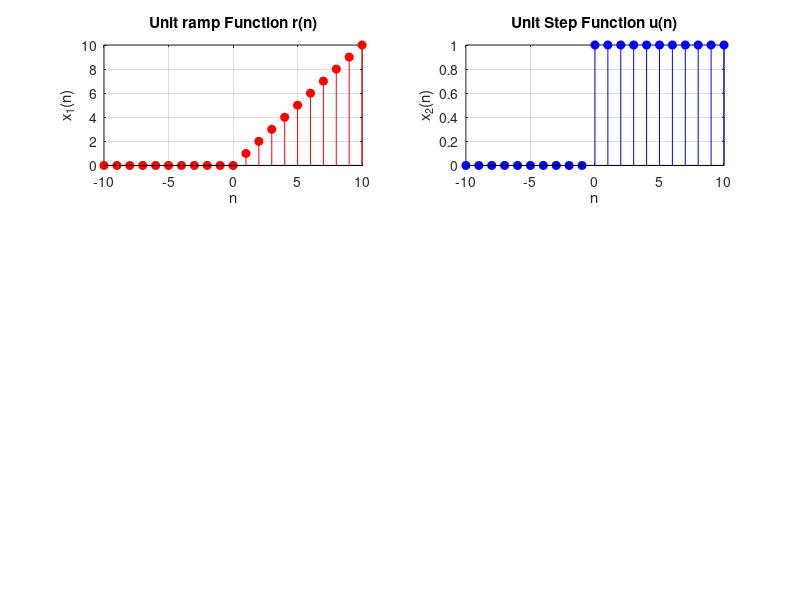

Source code (MATLAB): (Note: this script raises an error after producing the figure.)
clear all; close all; clc;
% Define time index
n = -10:10;
N = length(n);
omega = linspace(-pi, pi, 100);
% Define two signals for linearity proof:
% Define unit ramp function r(n)
x1 = zeros(1, N);
for ii = 1:N
 if (n(ii) >= 0)
 x1(ii) = n(ii);
 else
 x1(ii) = 0;
 end
end
% Define unit step function u(n)
x2 = zeros(1, N);
for ii = 1:N
 if (n(ii) >= 0)
 x2(ii) = 1;
 else
 x2(ii) = 0;
 end
end
% Plot x1(n) and x2(n)
figure;
subplot(3,2,1);
stem(n, x1, 'r', 'filled'); grid on;
xlabel('n'); ylabel('x_1(n)');
title('Unit ramp Function r(n)');
subplot(3,2,2);
stem(n, x2, 'b', 'filled'); grid on;
xlabel('n'); ylabel('x_2(n)');
title('Unit Step Function u(n)');
% Define scaling factors
a = 2; b = 3;
% Compute DFT of x1(n) and x2(n)
X1 = Compute_DFT(x1, N);
X2 = Compute_DFT(x2, N);
% Compute DFT of y(n) = a*x1(n) + b*x2(n)
y = a*x1 + b*x2;
Y = Compute_DFT(y, N);
% Expected output: Y(ω) = a*X1(ω) + b*X2(ω)
Y_expected = a*X1 + b*X2;
% Plot DFT Magnitudes to verify Linearity
subplot(3,2,3);
plot(abs(X1), 'r'); grid on;
xlabel('k'); ylabel('|X_1(k)|');
title('Magnitude of DFT of x_1(n)');
subplot(3,2,4);
plot(abs(X2), 'b'); grid on;
xlabel('k'); ylabel('|X_2(k)|');
title('Magnitude of DFT of x_2(n)');
subplot(3,2,5);
plot(abs(Y), 'k'); grid on;
xlabel('k'); ylabel('|Y(k)|');
title('Magnitude of DFT of a*x_1(n) + b*x_2(n)');
subplot(3,2,6);
plot(abs(Y_expected), 'g--'); grid on;
xlabel('k'); ylabel('|Expected Y(k)|');
title('Expected Magnitude a*|X_1(k)| + b*|X_2(k)|');
% Function to Compute DFT
function X = Compute_DFT(x, N)
 X = zeros(1, N);
 for k = 1:N
 for n = 1:N
X(k) = X(k) + x(n) * exp(-1j * 2 * pi * (k-1) * (n-1) / N);
 end
 end
end